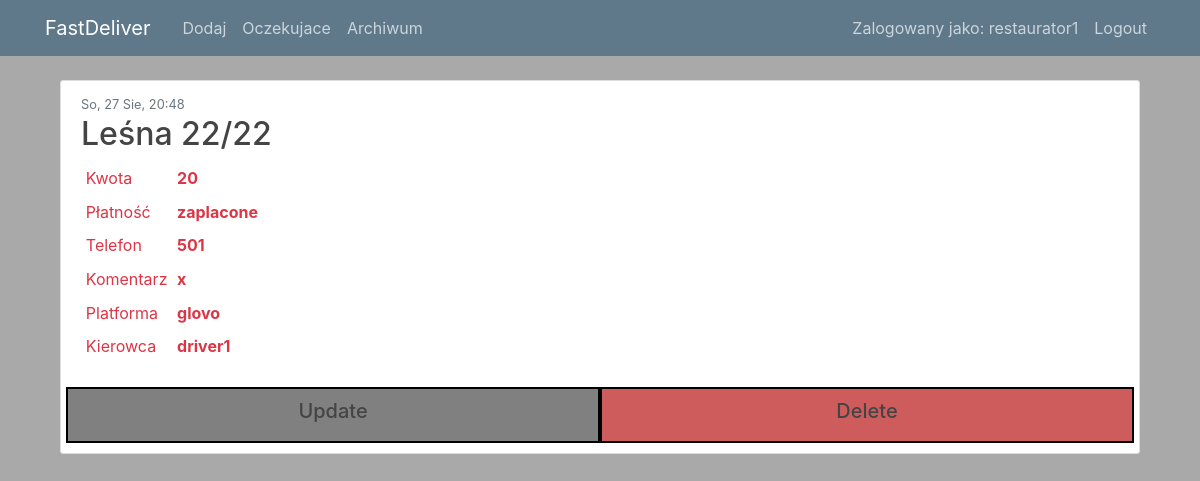
Page /post/1/ (signed in) on the earlier database version.
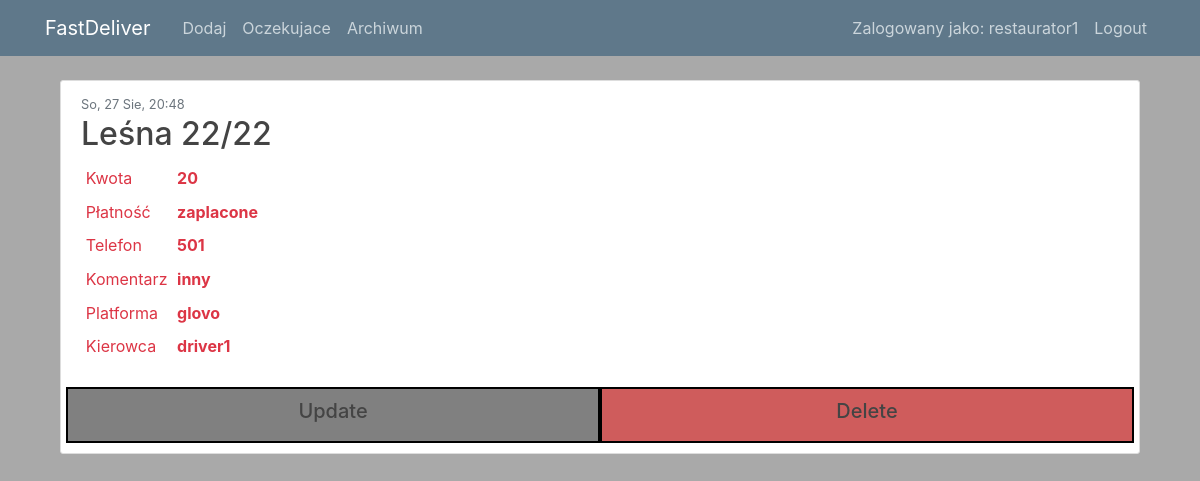
Same page on the later database version.
### posts/models.py (models this page shows, shortened)
class Post(models.Model):
    id = models.AutoField(primary_key=True)
    date = models.DateTimeField(default=timezone.now)
    no_of_likes = models.CharField(max_length=50, null = True, blank=True)
    adres = models.CharField(max_length=50, null = False)
    nr_domu = models.CharField(max_length=4, null = False, blank=True)
    choose_payment = (
        ('karta','Karta'),
        ('gotowka','Gotowka'),
        ('zaplacone','Zaplacone')
    )
    płatność = models.CharField(max_length=10, choices=choose_payment, default='zaplacone')
    kwota = models.CharField(max_length=5, null = False)
    telefon = models.CharField(max_length=13, null = False)
    komentarz = models.CharField(max_length=200, null=True, blank=True)
    choose_platform = (
        ('uber','Uber'),
        ('rest','Rest'),
        ('glovo','Glovo'),
        ('tel','Tel')
    )
    platforma = models.CharField(max_length=5, choices=choose_platform, default='glovo')
    oczekujace = models.BooleanField(default=True)
    trasa = models.BooleanField(default=False)
    zakonczone = models.BooleanField(default=False)
    class Meta:
        ordering = ['date']

### posts/views.py (the view)
# urls.py: path('post/<int:pk>/', PostDetailView.as_view(), name='post-detail'),
class PostDetailView(LoginRequiredMixin, DetailView):
    model = Post
    login_url = '/login/'

### posts/templates/posts/post_detail.html
{% extends "posts/base.html" %}
{% block content %}
  <article class="media content-section">
    <div class="media-body">
        <small class="text-muted">{{ object.date|date:"D, d M, G:i" }}</small>
        <h2 class="article-title">{{ object.adres }}/{{object.nr_domu}}</h2>
        <table class="table-sm">
          <tbody>
            <tr>
              <td>Kwota</td>
              <th scope="row">{{ object.kwota }}</th>
            </tr>
            <tr>
              <td>Płatność</td>
              <th scope="row">{{ object.płatność }}</th>
            </tr>
            <tr>
              <td>Telefon</td>
              <th scope="row">{{ object.telefon }}</th>
            </tr>
            <tr>
              <td>Komentarz</td>
              <th scope="row">{{ object.komentarz }}</th>
            </tr>
            <tr>
              <td>Platforma</td>
              <th scope="row">{{ object.platforma }}</th>
            </tr>
            {% if post.no_of_likes %}
            <tr>
              <td>Kierowca</td>
              <th scope="row">{{ post.no_of_likes }}</th>
            </tr>
            {% endif %}
          </tbody>
        </table>
        <br>
      <div class="row">
          {% if user.is_driver and post.zakonczone == False %}
          <div id="opcja1" class="col" onclick="javascript:location.href='https://www.google.com/maps/place/{{ object.adres }},+Olsztyn'">
            <h5 >Nawiguj</h5>
          </div>
          <div class="col" id="opcja2" onclick="javascript:location.href='tel:{{object.phone}}'">
               <h5 >Zadzwoń</h5>
          </div>
          {% else %}
          <div id="opcja1" class="col" onclick="javascript:location.href='{% url 'post-update' object.id %}'">
            <h5 >Update</h5>
          </div>
          <div class="col" id="opcja2" onclick="javascript:location.href='{% url 'post-delete' object.id %}'">
               <h5 >Delete</h5>
          </div>
          {% endif %}
      </div>
    </div>
  </article>
{% endblock content %}

Differences in the rows shown:
changed Post "Leśna 22": komentarz "x" → "inny"
